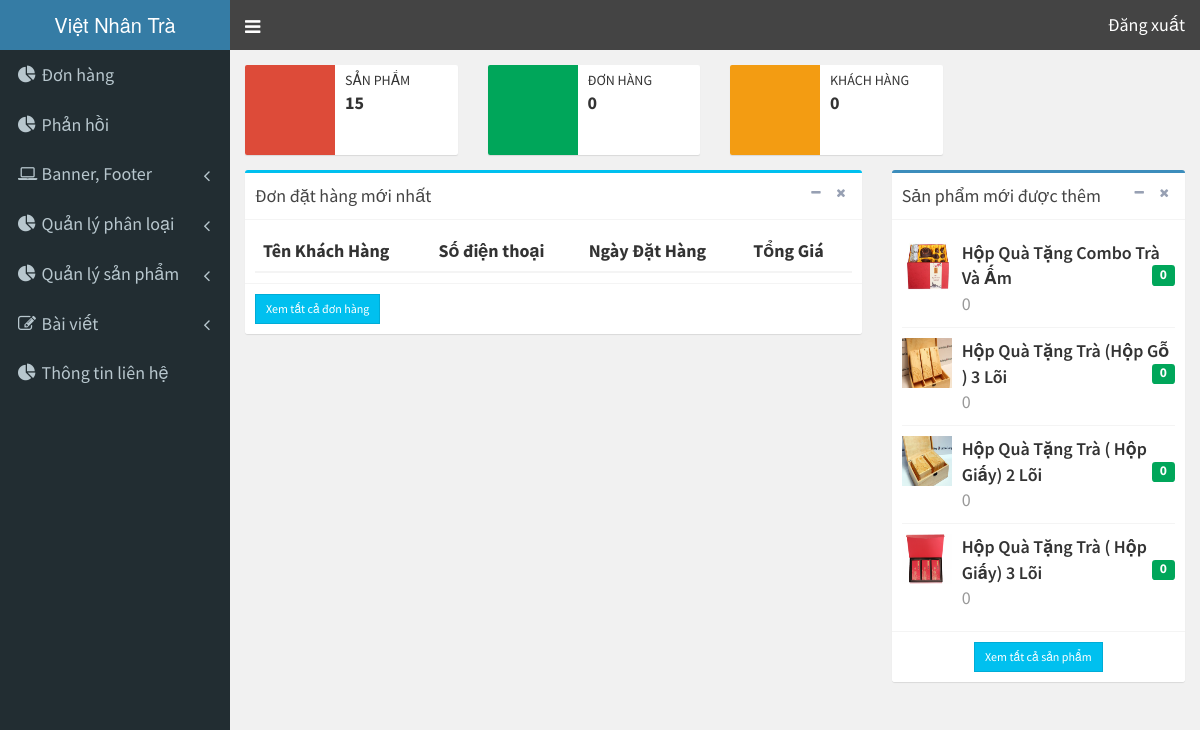
The page /admin/index.php (signed in) on the database its author committed.
### tables this page shows
CREATE TABLE `san_pham` (
  `id_sp` int(11) NOT NULL,
  `ten_sp` varchar(100) NOT NULL,
  `id_pl` int(11) NOT NULL,
  `khoi_luong` int(11) NOT NULL,
  `gia` int(11) NOT NULL,
  `trang_thai` tinyint(4) NOT NULL,
  `mo_ta` varchar(100) NOT NULL,
  `hinh_anh` varchar(100) NOT NULL,
  `chi_tiet` varchar(4000) NOT NULL
);

### admin/index2.php (the view, shortened to what this page needs)
<section class="content">
<div class="row">
  <div class="col-md-3 col-sm-6 col-xs-12">
    <div class="info-box">
      <span class="info-box-icon bg-red"><i class="ion ion-briefcase"></i></span>
<?php
    $q = "SELECT COUNT(id_sp) FROM san_pham";
    $count_sp = $conn->query($q);
    foreach ($count_sp as $r){
        $sp = $r[0];
    }
?>
      <div class="info-box-content">
        <span class="info-box-text">Sản phẩm</span>
        <span class="info-box-number"><?php echo "$sp";?></span>
      </div>
    </div>
  </div>
  <div class="col-md-3 col-sm-6 col-xs-12">
    <div class="info-box">
      <span class="info-box-icon bg-green"><i class="ion ion-ios-cart-outline"></i></span>
<?php
    $q = "SELECT COUNT(id_dh) FROM don_hang";
    $count_dh = $conn->query($q);
    foreach ($count_dh as $r){
        $dh = $r[0];
    }
?>
      <div class="info-box-content">
        <span class="info-box-text">Đơn hàng</span>
        <span class="info-box-number"><?php echo "$dh";?></span>
      </div>
    </div>
  </div>
  <div class="col-md-3 col-sm-6 col-xs-12">
    <div class="info-box">
      <span class="info-box-icon bg-yellow"><i class="ion ion-ios-people-outline"></i></span>
<?php
    $q = "SELECT COUNT(id_dh) FROM don_hang";
    $count_dh = $conn->query($q);
    foreach ($count_dh as $r){
        $dh = $r[0];
    }
?>
      <div class="info-box-content">
        <span class="info-box-text">Khách hàng</span>
        <span class="info-box-number"><?php echo "$dh";?></span>
      </div>
    </div>
  </div>
</div>
<div class="row">
  <div class="col-md-8">
    <div class="box box-info">
      <div class="box-header with-border">
        <h3 class="box-title">Đơn đặt hàng mới nhất</h3>
        <div class="box-tools pull-right">
          <button type="button" class="btn btn-box-tool" data-widget="collapse"><i class="fa fa-minus"></i>
          </button>
          <button type="button" class="btn btn-box-tool" data-widget="remove"><i class="fa fa-times"></i></button>
        </div>
      </div>
      <div class="box-body">
        <div class="table-responsive">
          <table class="table no-margin">
            <thead>
            <tr>
              <th>Tên Khách Hàng</th>
              <th>Số điện thoại</th>
              <th>Ngày Đặt Hàng</th>
              <th>Tổng Giá</th>
            </tr>
            </thead>
          </table>
        </div>
      </div>
      <div class="box-footer clearfix">
        <a href="index.php?page=don_hang" class="btn btn-sm btn-info btn-flat pull-left">Xem tất cả đơn hàng</a>
      </div>
    </div>
  </div>
  <div class="col-md-4">
    <div class="box box-primary">
      <div class="box-header with-border">
        <h3 class="box-title">Sản phẩm mới được thêm</h3>
        <div class="box-tools pull-right">
          <button type="button" class="btn btn-box-tool" data-widget="collapse"><i class="fa fa-minus"></i>
          </button>
          <button type="button" class="btn btn-box-tool" data-widget="remove"><i class="fa fa-times"></i></button>
        </div>
      </div>
         <?php
                  $query = "SELECT id_sp,ten_sp,ten_pl,khoi_luong,gia,san_pham.trang_thai,mo_ta,hinh_anh,chi_tiet "
                          . "FROM san_pham join phan_loai on san_pham.id_pl = phan_loai.id_pl "
                          ."WHERE 1 order by id_sp desc limit 4";
                  $rows = $conn->query($query);
          ?>
      <div class="box-body">
        <ul class="products-list product-list-in-box">
            <?php
            foreach($rows as $cot) {
                $ten_sp = $cot[1];
                      $khoi_luong = $cot[3];
                      $gia = $cot[4];
                      $hinh_anh = $cot[7];
            ?>
          <li class="item">
            <div class="product-img">
                <?php echo "<img src='../image/$hinh_anh'>"; ?>
            </div>
            <div class="product-info">
                <span class="product-title"><?php echo "$ten_sp";?></span>
                    <span class="label label-success pull-right"><?php echo "$gia";?></span>
                  <span class="product-description">
                    <?php echo "$khoi_luong";?>
                  </span>
            </div>
          </li>
            <?php } ?>
        </ul>
      </div>
      <div class="box-footer text-center">
          <a href="index.php?page=san_pham" class="btn btn-sm btn-info btn-flat">Xem tất cả sản phẩm</a>
      </div>
    </div>
  </div>
</div>
</section>

### rows shown on the page
san_pham: hinh_anh (picture), ten_sp "Hộp Quà Tặng Combo Trà Và Ấm", gia "0", khoi_luong "0"
san_pham: hinh_anh (picture), ten_sp "Hộp Quà Tặng Trà (Hộp Gỗ ) 3 Lõi", gia "0", khoi_luong "0"
san_pham: hinh_anh (picture), ten_sp "Hộp Quà Tặng Trà ( Hộp Giấy) 2 Lõi", gia "0", khoi_luong "0"
san_pham: hinh_anh (picture), ten_sp "Hộp Quà Tặng Trà ( Hộp Giấy) 3 Lõi", gia "0", khoi_luong "0"

### other values the page prints
$sp "15"
$dh "0"
